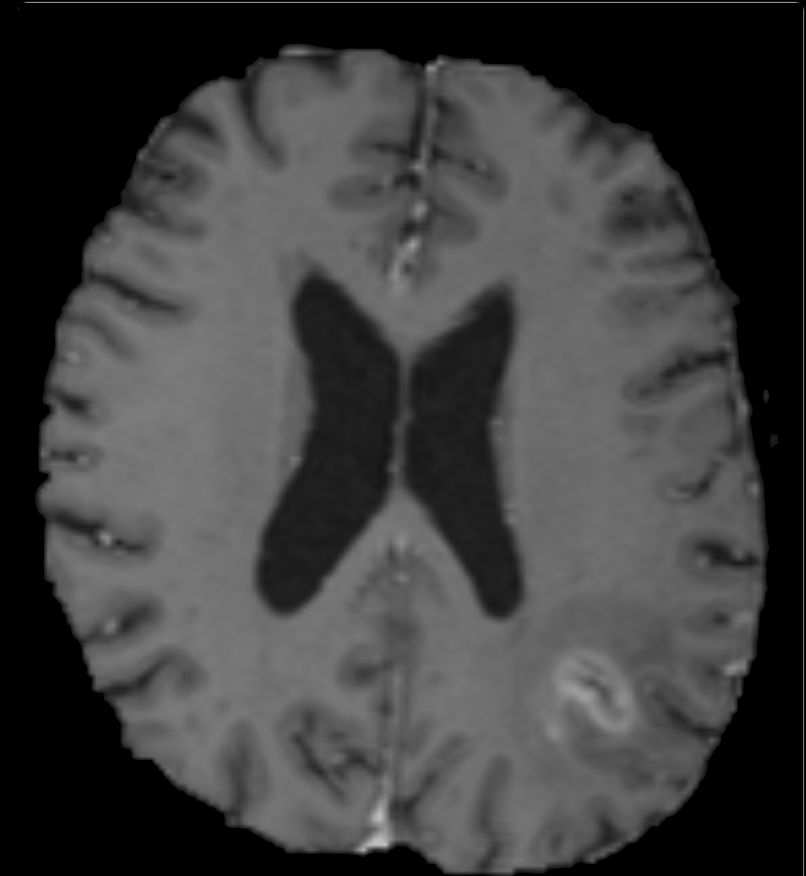
#> input picture Practi #3/img1.png, 806 x 876 px, shrunk from 1008 x 1096 before the run, found by its file name
$ python 3.py
#> lines starting #> are read from the running program, lines starting #| are printed output that depends on the picture; after the words box and inside, x2 and y2 are one past the last pixel; in counts of white or black regions, pixels touching at a corner belong together
from telnetlib import theNULL
from xml.dom.expatbuilder import theDOMImplementation
import cv2 as cv
import numpy as np

img=cv.imread("pyimageok/img1.png")
#> img is the input picture: shape (876, 806, 3); min 0, max 194, mean 62.2

img1=cv.cvtColor(img, cv.COLOR_BGR2GRAY)
ret,thresh1=cv.threshold(img1,120,255,cv.THRESH_BINARY,cv.THRESH_OTSU)
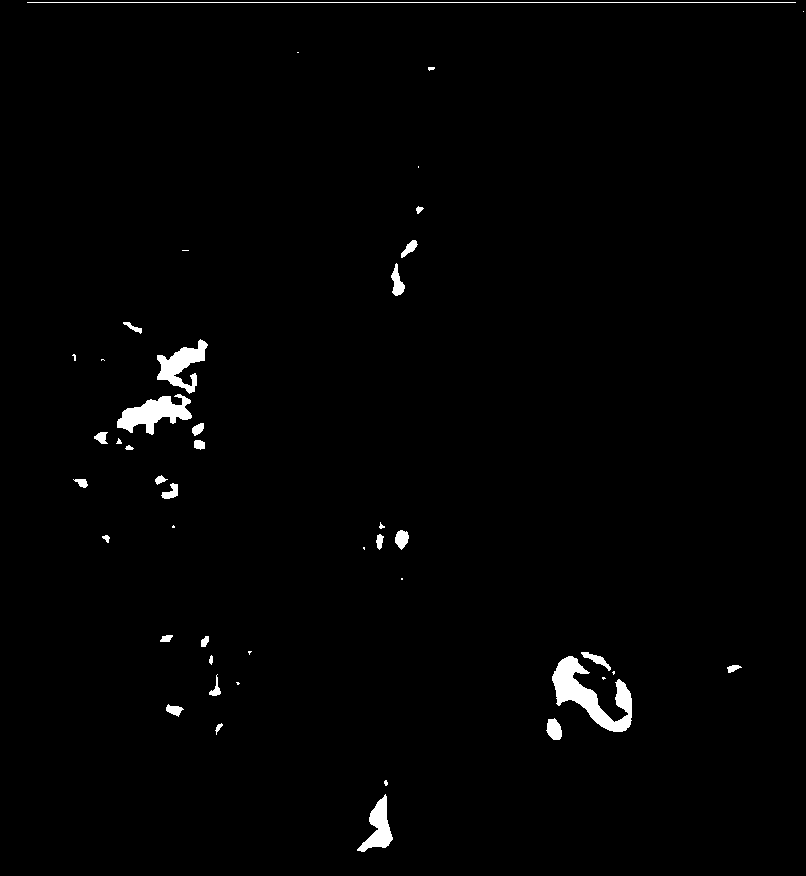
#> thresh1: shape (876, 806); 1.3% white; 45 white regions (14 under 20 px)
#> ret = 120


contorno, iluminacion=(cv.findContours(thresh1,cv.RETR_TREE,cv.CHAIN_APPROX_SIMPLE))
#> contorno = 45 contours, 19 with area under 20; largest, box (x1, y1, x2, y2) and area: (552, 656, 632, 732) 2221, (117, 394, 192, 435) 1406, (157, 339, 208, 394) 1100, (357, 794, 393, 852) 830, (546, 718, 562, 740) 228; iluminacion = 45 rows, first 6: [1, -1, -1, -1], [2, 0, -1, -1], [3, 1, -1, -1], [4, 2, -1, -1], [5, 3, -1, -1], [6, 4, -1, -1]
img_contorno=np.zeros(img.shape)
cv.drawContours(img_contorno,contorno,-1,(0,255,0),3)
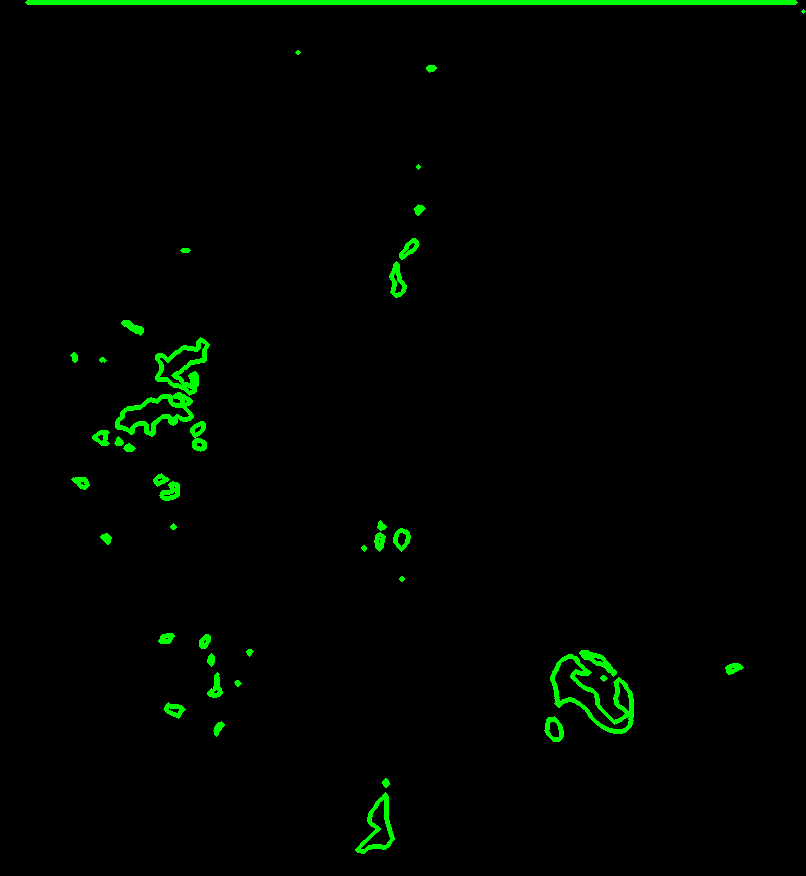
#> img_contorno: shape (876, 806, 3) float64; mean of channels 0, 1, 2 0, 4.7, 0; drawn as B, G, R


# [7 lines of commented-out code are left out]
